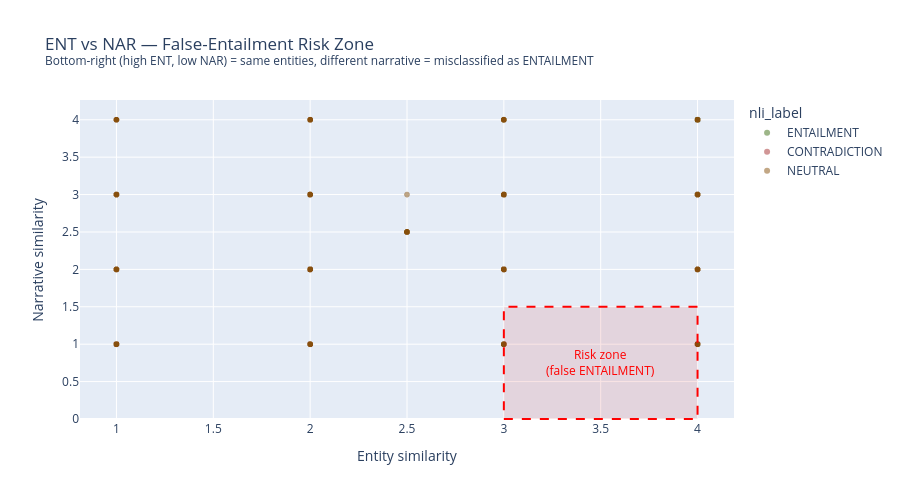

The cell this chart's notebook holds for it:
### Markdown cell above
## Cell 7 · ENT vs NAR scatter — false-entailment risk zone (NEW)

**Root-cause plot:** Bottom-right quadrant (ENT high, NAR low) = same entities, different narrative.
This is the zone where the model misclassifies CONTRADICTION as ENTAILMENT.
1,261 of your CONTRADICTION pairs (7.6%) fall here.

### Code cell
sample = df.sample(min(3000, len(df)), random_state=42)
fig = px.scatter(
    sample, x='ENT', y='NAR', color='nli_label',
    color_discrete_map=NLI_COLORS,
    title='ENT vs NAR — False-Entailment Risk Zone<br><sup>Bottom-right (high ENT, low NAR) = same entities, different narrative = misclassified as ENTAILMENT</sup>',
    labels={'ENT':'Entity similarity','NAR':'Narrative similarity'},
    opacity=0.5, height=500)
# Mark the risk zone
fig.add_shape(type='rect', x0=3.0, y0=0, x1=4.0, y1=1.5,
    fillcolor='rgba(200,0,0,0.1)', line=dict(color='red', dash='dash'))
fig.add_annotation(x=3.5, y=0.75, text='Risk zone<br>(false ENTAILMENT)', showarrow=False,
    font=dict(color='red', size=12))
fig.show()

risk = df[(df['ENT']>=3.0) & (df['NAR']<=1.5) & (df['nli_label']=='CONTRADICTION')]
print(f'CONTRADICTION pairs in risk zone: {len(risk):,} ({len(risk)/(df["nli_label"]=="CONTRADICTION").sum():.1%})')
print('These are most likely to be misclassified as ENTAILMENT')

### Figure 1 — Plotly figure (JSON) as saved in the notebook; plotly's stock layout.template omitted (floating-point values rounded to 4 significant figures; data arrays with more than 128 entries replaced by an {"elided": "..."} marker saying what was removed)
{"data": [{"hovertemplate": "nli_label=ENTAILMENT<br>Entity similarity=%{x}<br>Narrative similarity=%{y}<extra></extra>", "legendgroup": "ENTAILMENT", "marker": {"color": "#3B6D11", "opacity": 0.5, "symbol": "circle"}, "mode": "markers", "name": "ENTAILMENT", "showlegend": true, "type": "scattergl", "x": {"elided": "727 float values"}, "xaxis": "x", "y": {"elided": "727 float values"}, "yaxis": "y"}, {"hovertemplate": "nli_label=CONTRADICTION<br>Entity similarity=%{x}<br>Narrative similarity=%{y}<extra></extra>", "legendgroup": "CONTRADICTION", "marker": {"color": "#A32D2D", "opacity": 0.5, "symbol": "circle"}, "mode": "markers", "name": "CONTRADICTION", "showlegend": true, "type": "scattergl", "x": {"elided": "716 float values"}, "xaxis": "x", "y": {"elided": "716 float values"}, "yaxis": "y"}, {"hovertemplate": "nli_label=NEUTRAL<br>Entity similarity=%{x}<br>Narrative similarity=%{y}<extra></extra>", "legendgroup": "NEUTRAL", "marker": {"color": "#854F0B", "opacity": 0.5, "symbol": "circle"}, "mode": "markers", "name": "NEUTRAL", "showlegend": true, "type": "scattergl", "x": {"elided": "1557 float values"}, "xaxis": "x", "y": {"elided": "1557 float values"}, "yaxis": "y"}], "layout": {"annotations": [{"font": {"color": "red", "size": 12}, "showarrow": false, "text": "Risk zone<br>(false ENTAILMENT)", "x": 3.5, "y": 0.75}], "height": 500, "legend": {"title": {"text": "nli_label"}, "tracegroupgap": 0}, "shapes": [{"fillcolor": "rgba(200,0,0,0.1)", "line": {"color": "red", "dash": "dash"}, "type": "rect", "x0": 3, "x1": 4, "y0": 0, "y1": 1.5}], "title": {"text": "ENT vs NAR — False-Entailment Risk Zone<br><sup>Bottom-right (high ENT, low NAR) = same entities, different narrative = misclassified as ENTAILMENT</sup>"}, "xaxis": {"anchor": "y", "domain": [0, 1], "title": {"text": "Entity similarity"}}, "yaxis": {"anchor": "x", "domain": [0, 1], "title": {"text": "Narrative similarity"}}}}
